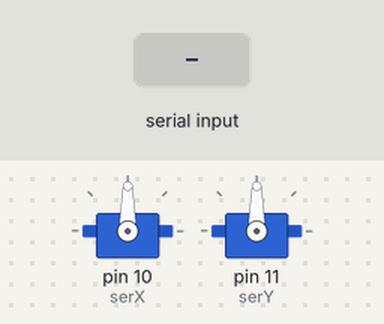
This sketch was run on a simulated Arduino Uno, built with avr-gcc and run on an emulated ATmega328P. Shown: 2 × servo. The inputs (shaded band) are chosen by the test bench.

Above: at 1.2 s.
1.3 s: "Y" received over Serial
At 1.8 s:
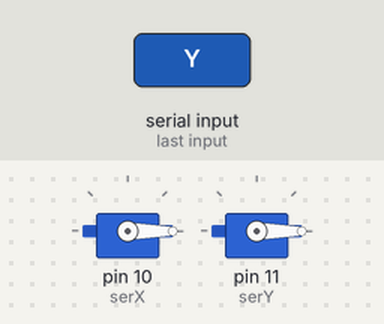
2.8 s: "30,150\n" received over Serial
At 3.1 s:
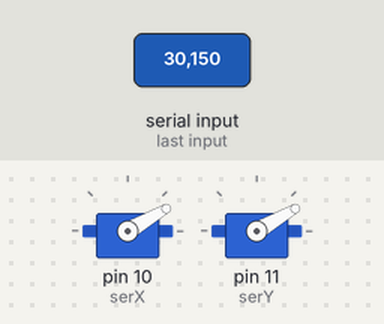
4.3 s: "200\n" received over Serial
At 5.3 s:
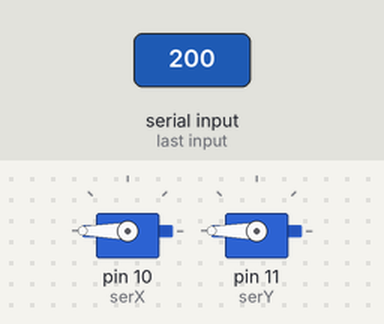
5.8 s: "X" received over Serial
At 6.3 s:
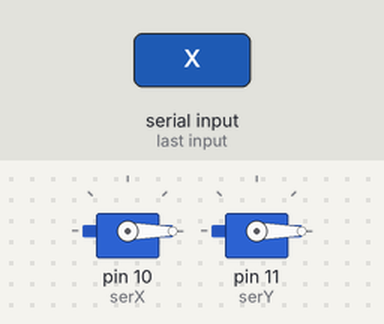
7.3 s: "90,45\n" received over Serial
At 7.7 s:
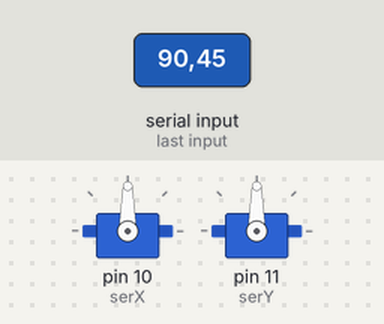
Timing chart, 0 to 9.8 s (numbered marks = the images above; inputs shaded):
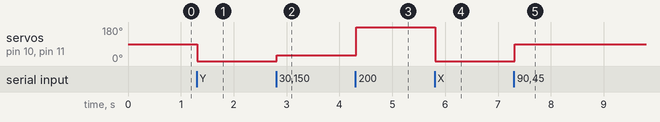

The sketch:

Arduino_Laser_Port.ino
```cpp
#include<Servo.h>

Servo serX;
Servo serY;

String serialData;

void setup() {
  // put your setup code here, to run once:
  serX.attach(10);
  serY.attach(11);
  Serial.begin(9600);
  Serial.setTimeout(10);
}

void loop() {
  // put your main code here, to run repeatedly:

}

void serialEvent()
{
  serialData = Serial.readString();

  serX.write(parseDataX(serialData));
  serY.write(parseDataY(serialData));
}


int parseDataX(String data)
{
  data.remove(data.indexOf("Y"));
  data.remove(data.indexOf("X"), 1);

  return data.toInt();
}

int parseDataY(String data)
{
  data.remove(0, data.indexOf("Y") + 1);

  return data.toInt();
}
```

Measured:
- after the input at 1.3 s, servo on pin 10 (serX), servo on pin 11 (serY): 90° → 0° at once
- after the input at 2.8 s, servo on pin 10 (serX), servo on pin 11 (serY): 0° → 30° at once
- after the input at 4.3 s, servo on pin 10 (serX), servo on pin 11 (serY): 30° → 180° at once
- after the input at 5.8 s, servo on pin 10 (serX), servo on pin 11 (serY): 180° → 0° at once
- after the input at 7.3 s, servo on pin 10 (serX), servo on pin 11 (serY): 0° → 90° at once
